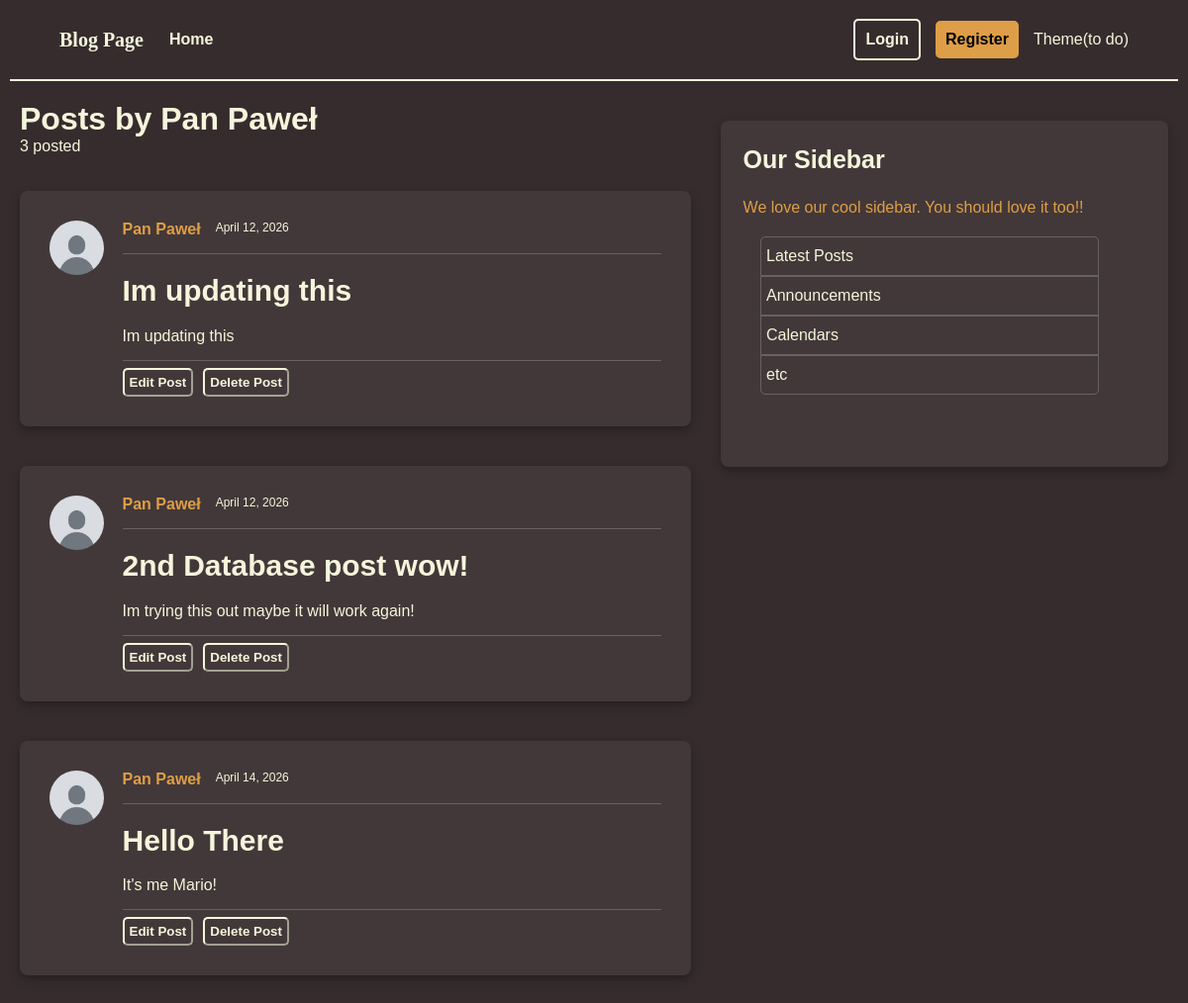
Before: /users/1/posts with the older database file.
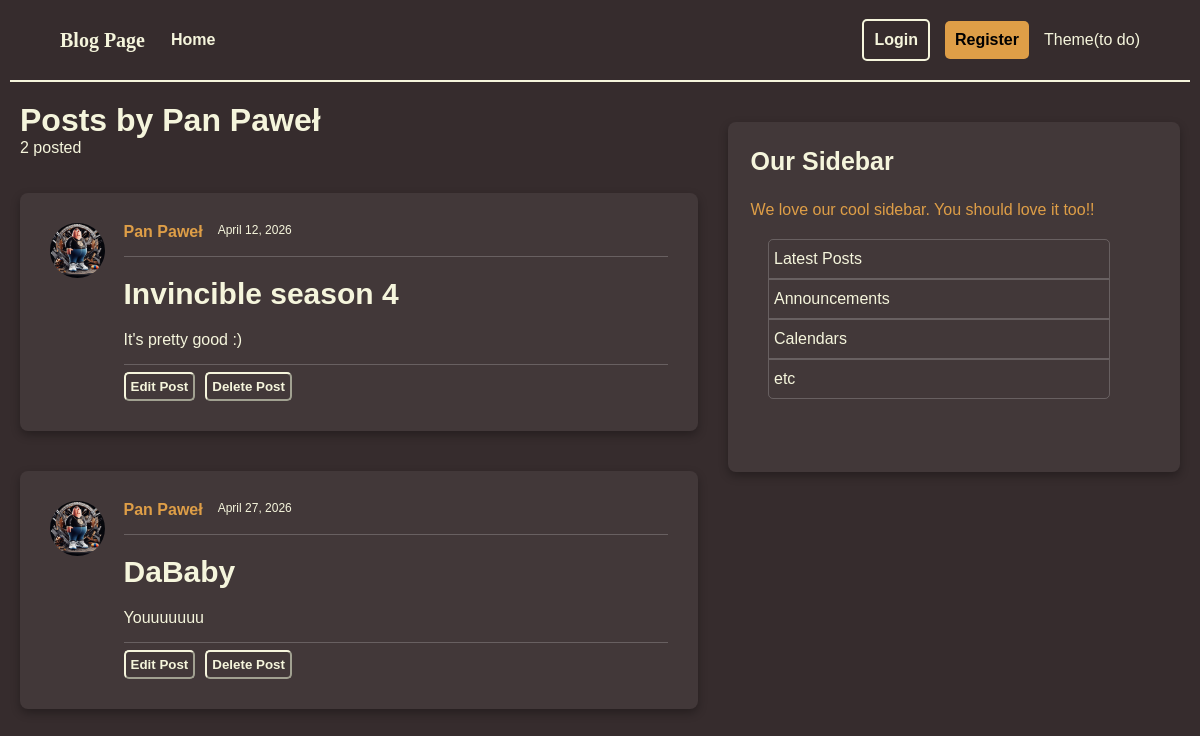
After: the same page with the newer database file.
### models.py (models this page shows, shortened)
class Post(Base):
    __tablename__ = "posts"
    id: Mapped[int] = mapped_column(Integer, primary_key=True, index=True)
    title: Mapped[str] = mapped_column(String(100), nullable=False)
    content: Mapped[str] = mapped_column(Text, nullable=False)
    user_id: Mapped[int] = mapped_column(
        ForeignKey("users.id"),
        nullable=False,
        index=True,
    )
    date_posted: Mapped[datetime] = mapped_column(
        DateTime(timezone=True),
        default=lambda: datetime.now(UTC),
    )
    author: Mapped[User] = relationship(back_populates="posts")

class User(Base):
    __tablename__ = "users"
    id: Mapped[int] = mapped_column(Integer, primary_key=True, index=True)
    username: Mapped[str] = mapped_column(String(50), unique=True, nullable=False)
    email: Mapped[str] = mapped_column(String(120), unique=True, nullable=False)
    image_file: Mapped[str | None] = mapped_column(
        String(200),
        nullable=True,
        default=None,
    )
    posts: Mapped[list[Post]] = relationship(back_populates="author", cascade = "all, delete-orphan")

### main.py (the view)
@app.get("/users/{user_id}/posts", include_in_schema=False)
async def user_posts_page(request: Request, user_id: int, db: Annotated[AsyncSession, Depends(get_db)]):
    result = await db.execute(
        select(models.User).where(models.User.id == user_id),
        )
    user = result.scalars().first()
    if not user:
        raise HTTPException(
            status_code = status.HTTP_404_NOT_FOUND,
            detail = "User not found",
        )
    result = await db.execute(
        select(models.Post).options(selectinload(models.Post.author)).where(models.Post.user_id == user_id),
        )
    posts = result.scalars().all()
    return template.TemplateResponse(
        request,
        "user_posts.html",
        {"posts": posts, "user": user, "title": f"{user.username}'s Posts"},
    )

### templates/user_posts.html
{% extends "layout.html" %}
{% block content %}
    <h1 class="posts_by">Posts by {{ user.username }}</h1>
    <p class="num_of_posts">{{ posts|length }} posted</p>
    {% for post in posts %}
        <div class="container">
            <div class="full_post">
                <img class="profile_pic" src="{{ post.author.image_path }}" alt="A profile picture of {{ post.author.username }}">
                <div class="post-content">
                <div class="author-and-date">
                    <a class="author" href="#">{{ post.author.username }}</a>
                    <small class="date_posted">{{ post.date_posted.strftime('%B %d, %Y') }}</small>
                </div>
                <hr class="post-line">
                <h2>
                <a class="title" href="#">{{ post.title }}</a>
                </h2>
                <p class="content">{{ post.content }}</p>
                <hr class="post-line">
                <div class="post-buttons">
                    <button id="edit-button">Edit Post</button>
                    <button id="delete-button">Delete Post</button>
                </div>
            </div>
            </div>
        </div>
    {% else %}
        <p class="no_posts">No posts by this user yet</p>
    {% endfor %}
{% endblock content %}

Changed rows visible on the page:
removed Post: author.username "Pan Paweł", date_posted "April 12, 2026", title "Im updating this", content "Im updating this"
changed Post: author.image_path: picture added in place of a placeholder; title "2nd Database post wow!" → "Invincible season 4"; content "Im trying this out maybe it will work again!" → "It's pretty good :)"
changed Post: author.image_path: picture added in place of a placeholder; date_posted "April 14, 2026" → "April 27, 2026"; title "Hello There" → "DaBaby"; content "It's me Mario!" → "Youuuuuuu"
Other visible differences:
{{ posts|length }}: "3" → "2"
